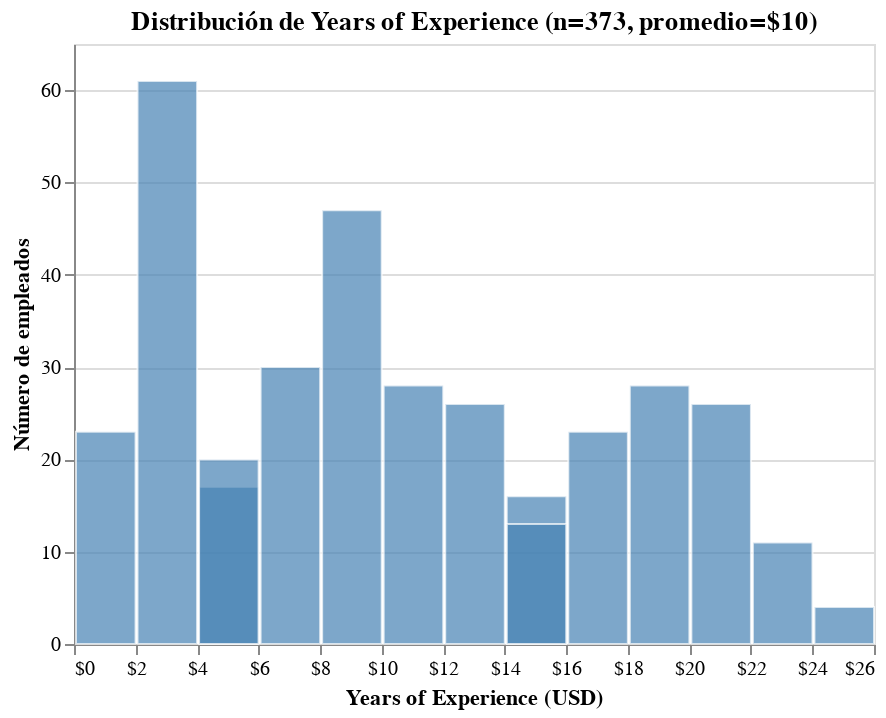

Notebook source saved alongside this figure:
### Markdown cell above
Years of Experience

### Code cell
f_eda.crear_grafico_distribucion_avanzado(data,'Years of Experience',13)

### Figure 1 — Vega-Lite specification as saved in the notebook (floating-point values rounded to 4 significant figures; data arrays with more than 128 entries replaced by an {"elided": "..."} marker saying what was removed)
{"config": {"view": {"continuousWidth": 300, "continuousHeight": 300}}, "data": {"name": "data-42bbfeed6eff9aa851b851134a08e0c5"}, "mark": {"type": "bar", "color": "steelblue", "opacity": 0.7, "stroke": "white", "strokeWidth": 1}, "encoding": {"tooltip": [{"bin": true, "field": "Years of Experience", "title": "Rango salarial", "type": "quantitative"}, {"aggregate": "count", "title": "Cantidad", "type": "quantitative"}], "x": {"axis": {"format": "$,.0f"}, "bin": {"maxbins": 13}, "field": "Years of Experience", "title": "Years of Experience (USD)", "type": "quantitative"}, "y": {"aggregate": "count", "title": "Número de empleados", "type": "quantitative"}}, "height": 300, "title": "Distribución de Years of Experience\n(n=373, promedio=$10)", "width": 400, "$schema": "https://vega.github.io/schema/vega-lite/v5.20.1.json", "datasets": {"data-42bbfeed6eff9aa851b851134a08e0c5": {"elided": "373 records"}}}
